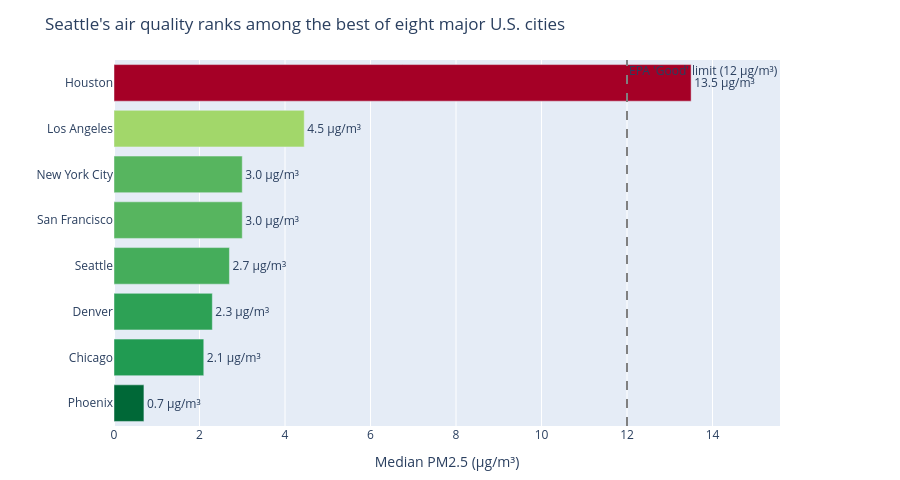

Notebook code cell kept with this figure:
### Markdown cell above
---

## Chart 2 — City-by-City PM2.5 Comparison

**Question:** How does Seattle compare for air quality compared to other major U.S. cities?

Median PM2.5 is used rather than mean because several cities (Phoenix, Seattle, Los Angeles) have sensors with implausible spike readings that would inflate the mean. The EPA 'Good' threshold (12 µg/m³) is shown as a reference line.

### Code cell
city_plot = city_df_summary.reset_index().sort_values("median_pm25", ascending=True)

fig3 = px.bar(
    city_plot,
    x="median_pm25",
    y="city",
    orientation="h",
    color="median_pm25",
    color_continuous_scale="RdYlGn_r",
    text="median_pm25",
    title="Seattle's air quality ranks among the best of eight major U.S. cities",
    labels={
        "median_pm25": "Median PM2.5 (µg/m³)",
        "city": "",
    },
)

fig3.update_traces(texttemplate="%{text:.1f} µg/m³", textposition="outside")

# EPA 'Good' threshold reference line
fig3.add_vline(
    x=12,
    line_dash="dash",
    line_color="gray",
    annotation_text="EPA 'Good' limit (12 µg/m³)",
    annotation_position="top right",
)

fig3.update_layout(
    coloraxis_showscale=False,
    xaxis_title="Median PM2.5 (µg/m³)",
    height=480,
    margin=dict(l=20, r=120, t=60, b=40),
)

fig3.show()
fig3.write_image("chart_city_comparison.png")
print("Saved chart_city_comparison.png")

### Figure 1 — Plotly figure (JSON) as saved in the notebook; plotly's stock layout.template omitted (floating-point values rounded to 4 significant figures)
{"data": [{"hovertemplate": "Median PM2.5 (µg/m³)=%{marker.color}<br>=%{y}<extra></extra>", "legendgroup": "", "marker": {"color": [0.7, 2.1, 2.3, 2.7, 3.0, 3.0, 4.45, 13.5], "coloraxis": "coloraxis", "pattern": {"shape": ""}}, "name": "", "orientation": "h", "showlegend": false, "text": [0.7, 2.1, 2.3, 2.7, 3.0, 3.0, 4.45, 13.5], "textposition": "outside", "texttemplate": "%{text:.1f} µg/m³", "type": "bar", "x": [0.7, 2.1, 2.3, 2.7, 3.0, 3.0, 4.45, 13.5], "xaxis": "x", "y": ["Phoenix", "Chicago", "Denver", "Seattle", "San Francisco", "New York City", "Los Angeles", "Houston"], "yaxis": "y"}], "layout": {"annotations": [{"showarrow": false, "text": "EPA 'Good' limit (12 µg/m³)", "x": 12, "xanchor": "left", "xref": "x", "y": 1, "yanchor": "top", "yref": "y domain"}], "barmode": "relative", "coloraxis": {"colorbar": {"title": {"text": "Median PM2.5 (µg/m³)"}}, "colorscale": [[0.0, "rgb(0,104,55)"], [0.1, "rgb(26,152,80)"], [0.2, "rgb(102,189,99)"], [0.3, "rgb(166,217,106)"], [0.4, "rgb(217,239,139)"], [0.5, "rgb(255,255,191)"], [0.6, "rgb(254,224,139)"], [0.7, "rgb(253,174,97)"], [0.8, "rgb(244,109,67)"], [0.9, "rgb(215,48,39)"], [1.0, "rgb(165,0,38)"]], "showscale": false}, "height": 480, "legend": {"tracegroupgap": 0}, "margin": {"b": 40, "l": 20, "r": 120, "t": 60}, "shapes": [{"line": {"color": "gray", "dash": "dash"}, "type": "line", "x0": 12, "x1": 12, "xref": "x", "y0": 0, "y1": 1, "yref": "y domain"}], "title": {"text": "Seattle's air quality ranks among the best of eight major U.S. cities"}, "xaxis": {"anchor": "y", "domain": [0.0, 1.0], "title": {"text": "Median PM2.5 (µg/m³)"}}, "yaxis": {"anchor": "x", "domain": [0.0, 1.0], "title": {"text": ""}}}}
